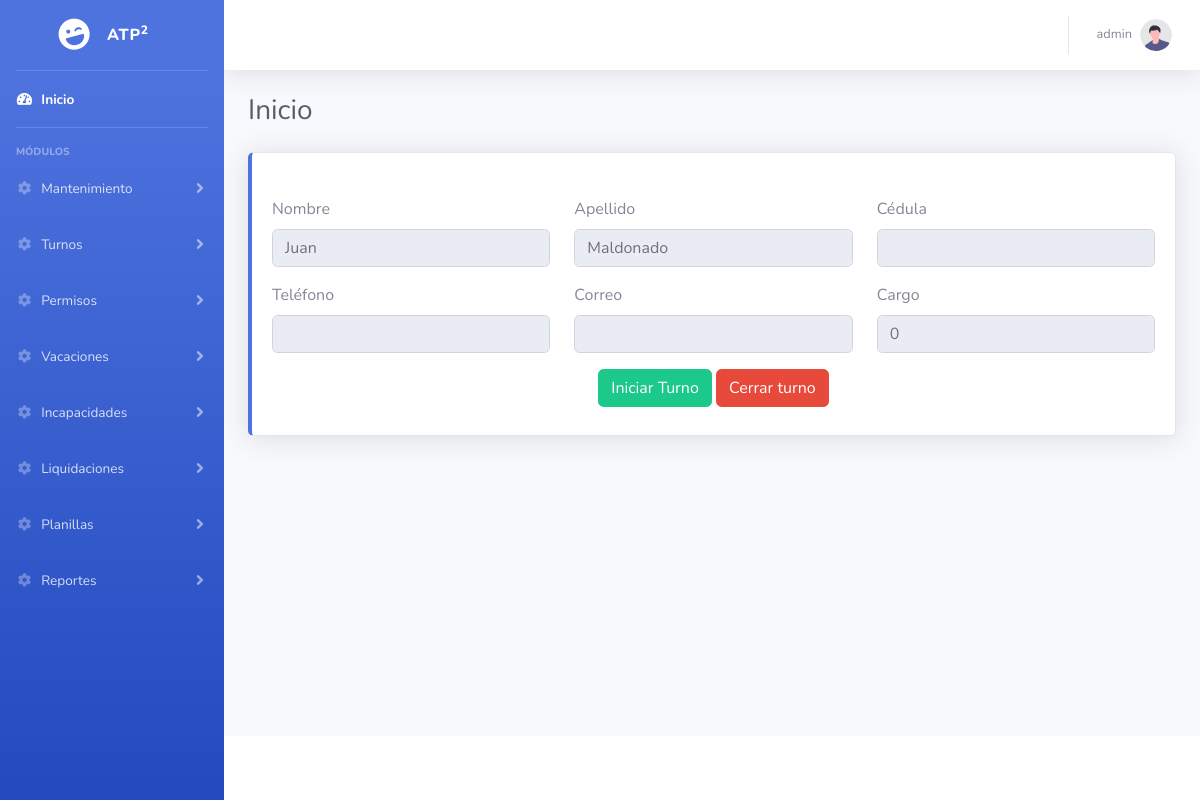
The page /admin.php (signed in) on the database its author committed.
### tables this page shows
CREATE TABLE modulos (
	id INT AUTO_INCREMENT,
	nombre VARCHAR(250) NOT NULL,
	PRIMARY KEY (id)
);

CREATE TABLE usuarios (
	id INT AUTO_INCREMENT,
	usuario VARCHAR(250) NOT NULL,
	nombre VARCHAR(250) NOT NULL,
	apellido VARCHAR(250) NOT NULL,
	apellido2 VARCHAR(250) NOT NULL,
	cedula VARCHAR(250) NOT NULL,
	fechaNacimiento DATE NOT NULL,
	genero VARCHAR(250) NOT NULL,
	telefono VARCHAR(250) NOT NULL,
	correo VARCHAR(250) NOT NULL,
	provincia VARCHAR(250) NOT NULL,
	canton VARCHAR(250) NOT NULL,
	distrito VARCHAR(250) NOT NULL,
	direccion VARCHAR(250) NOT NULL,
	fechaIngreso DATE NOT NULL,
	fechaRetiro DATE NOT NULL,
	salario INT NOT NULL,
	password VARCHAR(250) NOT NULL,
	cargo INT NOT NULL,
	estado VARCHAR(250) DEFAULT 'Activo',
	rol INT NOT NULL,
	horarios INT NOT NULL,
	PRIMARY KEY (id),
	FOREIGN KEY (rol) REFERENCES roles (id) ON UPDATE CASCADE,
	FOREIGN KEY (horarios) REFERENCES horarios (id) ON UPDATE CASCADE,
	FOREIGN KEY (cargo) REFERENCES cargos (id)
);

### menu.php (the view, shortened to what this page needs)
<ul class="navbar-nav bg-gradient-primary sidebar sidebar-dark accordion" id="accordionSidebar">
    <a class="sidebar-brand d-flex align-items-center justify-content-center" href="#">
        <div class="sidebar-brand-icon rotate-n-15">
            <i class="fas fa-laugh-wink"></i>
        </div>
        <div class="sidebar-brand-text mx-3">ATP<sup>2</sup></div>
    </a>
    <hr class="sidebar-divider my-0">
    <li class="nav-item active">
        <a class="nav-link" href="admin.php">
            <i class="fas fa-fw fa-tachometer-alt"></i>
            <span>Inicio</span></a>
    </li>
    <hr class="sidebar-divider">
    <div class="sidebar-heading">
        Módulos
    </div>
    <?php
        include("script/conexion.php");
        $sql1Usuario = "SELECT * FROM usuarios WHERE id = ".$_SESSION['marconiId'];
        $proceso1Usuario = mysqli_query($conexion,$sql1Usuario);
        $contador1Usuario = mysqli_num_rows($proceso1Usuario);
        if($contador1Usuario>=1){
            while($row1Usuario=mysqli_fetch_array($proceso1Usuario)){
                $nombreUsuario = $row1Usuario["usuario"];
                $rolId = $row1Usuario["rol"];
            }
        }
        $menuHtml1 = '';
        $sql1 = "SELECT * FROM permisos WHERE rolId = ".$rolId;
        $proceso1 = mysqli_query($conexion,$sql1);
        $contador1 = mysqli_num_rows($proceso1);
        if($contador1>=1){
            while($row1=mysqli_fetch_array($proceso1)){
                $submoduloId = $row1["submoduloId"];
                $sql2 = "SELECT * FROM submodulos WHERE id = ".$submoduloId;
                $proceso2 = mysqli_query($conexion,$sql2);
                $contador2 = mysqli_num_rows($proceso2);
                if($contador2>=1){
                    while($row2=mysqli_fetch_array($proceso2)){
                        $submodulosNombre = $row2["nombre"];
                        $submodulosIdmodulo = $row2["idModulo"];
                        if(empty($arraySubmodulos[$submodulosIdmodulo])){
                            $arraySubmodulos[$submodulosIdmodulo][$submoduloId] = $submodulosNombre;
                        }else{
                            $arraySubmodulos[$submodulosIdmodulo][$submoduloId] = $submodulosNombre;
                        }
                    }
                }
            }
            $cantidadModulosMenu = count($arraySubmodulos);
            $moduloIdKeyG = array_keys($arraySubmodulos);
            for($i=1;$i<=$cantidadModulosMenu;$i++){
                $moduloIdKeyF = $moduloIdKeyG[$i-1];
                $sql3 = "SELECT * FROM modulos WHERE id = ".$moduloIdKeyF;
                $proceso3 = mysqli_query($conexion,$sql3);
                $contador3 = mysqli_num_rows($proceso3);
                if($contador3>=1){
                    while($row3=mysqli_fetch_array($proceso3)){
                        $moduloNombre = $row3["nombre"];
                    }
                        $menuHtml1 .= '
                            <li class="nav-item">
                                <a class="nav-link collapsed" href="#" data-toggle="collapse" data-target="#'.$moduloNombre.'" aria-expanded="true" aria-controls="'.$moduloNombre.'">
                                    <i class="fas fa-fw fa-cog"></i>
                                    <span>'.$moduloNombre.'</span>
                                </a>
                                <div id="'.$moduloNombre.'" class="collapse" data-parent="#accordionSidebar">
                        ';
                        $submoduloIdKey = array_keys($arraySubmodulos[$moduloIdKeyF]);
                        $cantidadSubmodulosMenu = count($submoduloIdKey);
                        for ($j=0;$j<$cantidadSubmodulosMenu;$j++) {
                            $sql4 = "SELECT * FROM submodulos WHERE id = ".$submoduloIdKey[$j];
                            $proceso4 = mysqli_query($conexion,$sql4);
                            $contador4 = mysqli_num_rows($proceso4);
                            if($contador4>=1){
                                while($row4=mysqli_fetch_array($proceso4)){
                                    $submoduloLink = $row4["link"];
                                    $submoduloNombre = $arraySubmodulos[$moduloIdKeyF][$submoduloIdKey[$j]];
                                    $menuHtml1 .= '
                                            <div class="bg-white py-2 collapse-inner rounded">
                                                <a class="collapse-item" href="'.$submoduloLink.'">'.$submoduloNombre.'</a>
                                    ';
                                }
                            }
                        }
                    $menuHtml1 .= '
                            </div>
                        </div>
                    ';
                }
            }
        }
        echo $menuHtml1;
    ?>
</ul>

### admin.php (shortened to what this page needs)
<!DOCTYPE html>
<html lang="en">
<head>
    <link href="plugins/fontawesome-free/css/all.min.css" rel="stylesheet" type="text/css">
    <link href="css/prueba1.css" rel="stylesheet">
</head>
<body id="page-top">
    <div id="wrapper">
        <?php include("menu.php"); ?>
        <div id="content-wrapper" class="d-flex flex-column">
            <div id="content">
                <?php
                    include("header.php");
                    $sql1 = "SELECT * FROM usuarios WHERE id = ".$_SESSION['marconiId'];
                    $proceso1 = mysqli_query($conexion,$sql1);
                    while($row1=mysqli_fetch_array($proceso1)){
                        $nombre = $row1["nombre"];
                        $apellido = $row1["apellido"];
                        $cedula = $row1["cedula"];
                        $telefono = $row1["telefono"];
                        $correo = $row1["correo"];
                        $cargo = $row1["cargo"];
                    }
                ?>
                <div class="container-fluid">
                    <div class="d-sm-flex align-items-center justify-content-between mb-4">
                        <h1 class="h3 mb-0 text-gray-800">Inicio</h1>
                    </div>
                        <div class="row">
                            <div class="col-xl-12 col-md-12 mb-4">
                                <div class="card border-left-primary shadow h-100 py-2">
                                    <div class="card-body">
                                        <div class="row">
                                            <div class="col-4 mt-3">
                                                <label>Nombre</label>
                                                <input type="text" id="nombre" name="nombre" class="form-control" autocomplete="off" readonly value="<?php echo $nombre; ?>">
                                            </div>
                                            <div class="col-4 mt-3">
                                                <label>Apellido</label>
                                                <input type="text" id="apellido" name="apellido" class="form-control" autocomplete="off" readonly value="<?php echo $apellido; ?>">
                                            </div>
                                            <div class="col-4 mt-3">
                                                <label>Cédula</label>
                                                <input type="text" id="cedula" name="cedula" class="form-control" autocomplete="off" readonly value="<?php echo $cedula; ?>">
                                            </div>
                                            <div class="col-4 mt-3">
                                                <label>Teléfono</label>
                                                <input type="number" id="telefono" name="telefono" class="form-control" autocomplete="off" readonly value="<?php echo $telefono; ?>">
                                            </div>
                                            <div class="col-4 mt-3">
                                                <label>Correo</label>
                                                <input type="text" id="correo" name="correo" class="form-control" autocomplete="off" readonly value="<?php echo $correo; ?>">
                                            </div>
                                            <div class="col-4 mt-3">
                                                <label>Cargo</label>
                                                <input type="text" id="cargo" name="cargo" class="form-control" autocomplete="off" readonly value="<?php echo $cargo; ?>">
                                            </div>
                                            <div class="col-12 mt-3 text-center">
                                                <input type="button" class="btn btn-success" onclick="abrirTurno();" value="Iniciar Turno">
                                                <input type="button" class="btn btn-danger" onclick="cerrarTurno();" value="Cerrar turno">
                                            </div>
                                        </div>
                                    </div>
                                </div>
                            </div>
                        </div>
                </div>
            </div>
            <?php include("footer.php"); ?>
        </div>
    </div>
</body>
</html>

### header.php (shortened to what this page needs)
<nav class="navbar navbar-expand navbar-light bg-white topbar mb-4 static-top shadow">
    <ul class="navbar-nav ml-auto">
        <li class="nav-item dropdown no-arrow">
            <a class="nav-link dropdown-toggle" href="#" id="userDropdown" role="button"
                data-toggle="dropdown" aria-haspopup="true" aria-expanded="false">
                <span class="mr-2 d-none d-lg-inline text-gray-600 small"><?php echo $nombreUsuario; ?></span>
                <img class="img-profile rounded-circle"
                    src="img/undraw_profile.svg">
            </a>
        </li>
    </ul>
</nav>

### footer.php (shortened to what this page needs)
<footer class="sticky-footer bg-white">
</footer>

### rows shown on the page
modulos: nombre "Mantenimiento"
modulos: nombre "Turnos"
modulos: nombre "Permisos"
modulos: nombre "Vacaciones"
modulos: nombre "Incapacidades"
modulos: nombre "Liquidaciones"
modulos: nombre "Planillas"
modulos: nombre "Reportes"
usuarios: usuario "admin", nombre "Juan", apellido "Maldonado", cargo "0"
